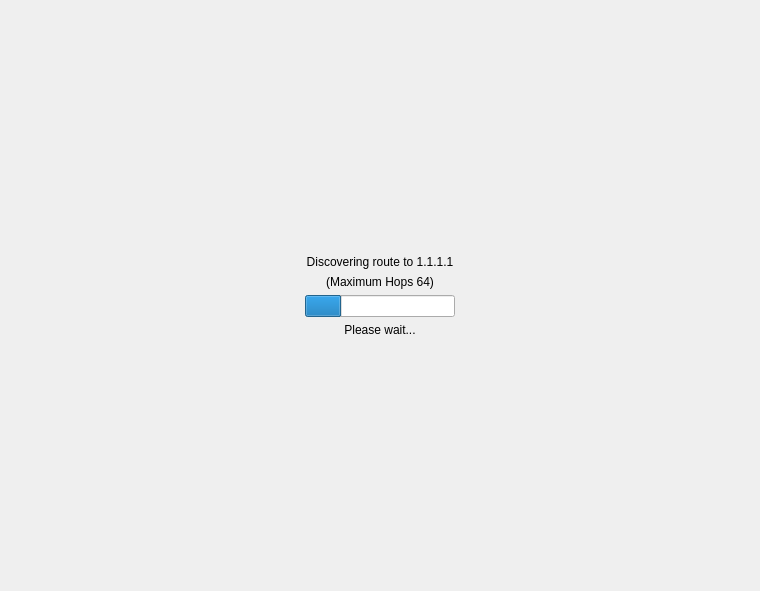
<?xml version="1.0" encoding="UTF-8"?>
<ui version="4.0">
 <class>Nedrysoft::RouteAnalyser::RouteDiscoveryWidget</class>
 <widget class="QWidget" name="Nedrysoft::RouteAnalyser::RouteDiscoveryWidget">
  <property name="geometry">
   <rect>
    <x>0</x>
    <y>0</y>
    <width>760</width>
    <height>591</height>
   </rect>
  </property>
  <property name="windowTitle">
   <string>RouteDiscoveryWidget</string>
  </property>
  <property name="autoFillBackground">
   <bool>true</bool>
  </property>
  <layout class="QVBoxLayout" name="verticalLayout">
   <item>
    <spacer name="verticalSpacer">
     <property name="orientation">
      <enum>Qt::Vertical</enum>
     </property>
     <property name="sizeHint" stdset="0">
      <size>
       <width>20</width>
       <height>40</height>
      </size>
     </property>
    </spacer>
   </item>
   <item>
    <widget class="QLabel" name="targetLabel">
     <property name="text">
      <string>&lt;html&gt;&lt;head/&gt;&lt;body&gt;&lt;p align=&quot;center&quot;&gt;Discovering route to 1.1.1.1&lt;/p&gt;&lt;/body&gt;&lt;/html&gt;</string>
     </property>
     <property name="textFormat">
      <enum>Qt::MarkdownText</enum>
     </property>
    </widget>
   </item>
   <item>
    <widget class="QLabel" name="hopsLabel">
     <property name="text">
      <string>&lt;html&gt;&lt;head/&gt;&lt;body&gt;&lt;p align=&quot;center&quot;&gt;(Maximum Hops 64)&lt;/p&gt;&lt;/body&gt;&lt;/html&gt;</string>
     </property>
     <property name="textFormat">
      <enum>Qt::MarkdownText</enum>
     </property>
    </widget>
   </item>
   <item>
    <layout class="QHBoxLayout" name="horizontalLayout">
     <item>
      <widget class="QProgressBar" name="progressBar">
       <property name="maximumSize">
        <size>
         <width>150</width>
         <height>16777215</height>
        </size>
       </property>
       <property name="value">
        <number>24</number>
       </property>
       <property name="alignment">
        <set>Qt::AlignCenter</set>
       </property>
       <property name="textVisible">
        <bool>false</bool>
       </property>
       <property name="invertedAppearance">
        <bool>false</bool>
       </property>
      </widget>
     </item>
    </layout>
   </item>
   <item>
    <widget class="QLabel" name="label_3">
     <property name="text">
      <string>&lt;html&gt;&lt;head/&gt;&lt;body&gt;&lt;p align=&quot;center&quot;&gt;Please wait...&lt;/p&gt;&lt;/body&gt;&lt;/html&gt;</string>
     </property>
    </widget>
   </item>
   <item>
    <spacer name="verticalSpacer_2">
     <property name="orientation">
      <enum>Qt::Vertical</enum>
     </property>
     <property name="sizeHint" stdset="0">
      <size>
       <width>20</width>
       <height>40</height>
      </size>
     </property>
    </spacer>
   </item>
  </layout>
 </widget>
 <resources/>
 <connections/>
</ui>
